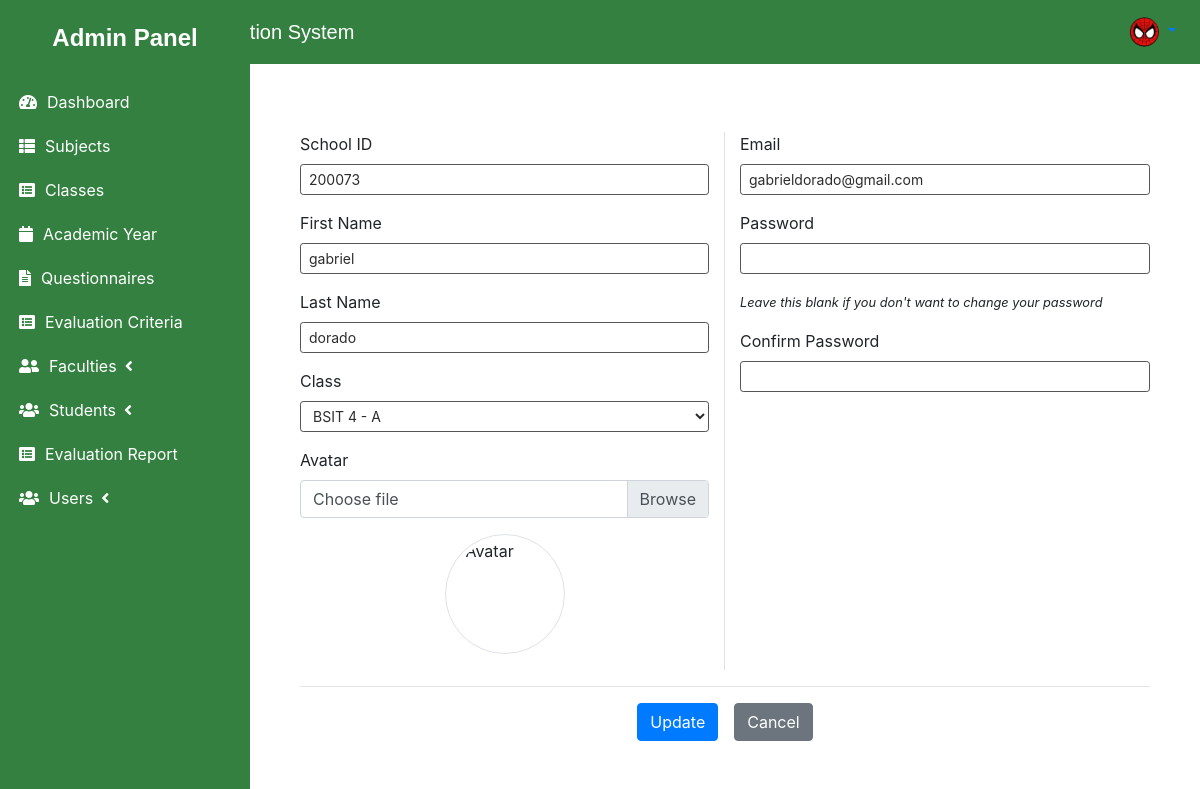
/students/1 (signed in), run on the app's committed database.
### tables this page shows
CREATE TABLE student_list (
    id INTEGER PRIMARY KEY AUTOINCREMENT,
    school_id TEXT NOT NULL,
    firstname TEXT NOT NULL,
    lastname TEXT NOT NULL UNIQUE,
    email TEXT NOT NULL,
    password TEXT NOT NULL,
    class_id int NOT NULL,
    avatar TEXT,
    datecreated DATETIME DEFAULT CURRENT_TIMESTAMP
);

### main.py (the view, shortened to what this page needs)
@app.route('/students/new', methods=['GET', 'POST'])
@app.route('/students/<int:id>', methods=['GET', 'POST'])
def new_student(id=None):
    conn = get_db_connection()
    student = None
    classes = conn.execute('SELECT id, curriculum || " " || level || " - " || section AS class FROM class_list').fetchall()
    if id:
        student = conn.execute('SELECT * FROM student_list WHERE id = ?', (id,)).fetchone()
    return render_template('admin/new_student.html', student=student, classes=classes, avatar_path=session.get('avatar_path'))

### main.py (called while the page is built)
def get_db_connection():
    conn = sqlite3.connect('database.db')
    conn.row_factory = sqlite3.Row
    return conn

### templates/admin/new_student.html (shortened to what this page needs)
{% extends "admin/layout.html" %}
{% block content %}
<div class="col-lg-12">
    <div class="card">
        <div class="card-body">
            <form  method="POST" id="new_student" enctype="multipart/form-data">
                <div class="row">
                    <div class="col-md-6 border-right">
                        <div class="form-group">
                            <label for="" class="control-label">School ID</label>
                            <input type="text"id= "school_id" name="school_id" class="form-control form-control-sm" required value="{{ student.school_id if student else '' }}">
                        </div>
                        <div class="form-group">
                            <label for="" class="control-label">First Name</label>
                            <input type="text"id= "firstname" name="firstname" class="form-control form-control-sm" required value="{{ student.firstname if student else '' }}">
                        </div>
                        <div class="form-group">
                            <label for="" class="control-label">Last Name</label>
                            <input type="text"id= "lastname" name="lastname" class="form-control form-control-sm" required value="{{ student.lastname if student else '' }}">
                        </div>
                        <div class="form-group">
                            <label for="" class="control-label">Class</label>
                            <select name="class_id" id="class_id" class="form-control form-control-sm select2">
                                {% for class in classes %}
                                <option value="{{ class.id }}" {{ 'selected' if student and student.class_id == class.id else '' }}>{{ class.class }}</option>
                                {% endfor %}
                            </select>
                        </div>
                        <div class="form-group">
                            <label for="" class="control-label">Avatar</label>
                            <div class="custom-file">
                                <label class="custom-file-label" for="customFile">Choose file</label>
                            </div>
                        </div>
                        <div class="form-group d-flex justify-content-center align-items-center">
                            <img src="{{ url_for('static', filename='uploads/' + student.avatar) if student and student.avatar else '' }}" alt="Avatar" id="cimg" class="img-fluid img-thumbnail">
                        </div>
                    </div>
                    <div class="col-md-6">
                        <div class="form-group">
                            <label class="control-label">Email</label>
                            <input type="email" class="form-control form-control-sm" name="email" id="email" required value="{{ student.email if student else '' }}">
                        </div>
                        <div class="form-group">
                            <label class="control-label">Password</label>
                            <input type="password" class="form-control form-control-sm" name="password" id="password" {{ 'required' if not student else '' }}>
                            <small><i>{{ 'Leave this blank if you don\'t want to change your password' if student else '' }}</i></small>
                        </div>
                        <div class="form-group">
                            <label class="label control-label">Confirm Password</label>
                            <input type="password" class="form-control form-control-sm" name="cpass" {{ 'required' if not student else '' }}>
                        </div>
                    </div>
                </div>
                <hr>
                <div class="col-lg-12 text-right justify-content-center d-flex">
                    <button type="submit" class="btn btn-secondary btn-secondary-blue mr-3">{{ 'Update' if student else 'Submit' }}</button>
                    <button type="button" class="btn btn-secondary" onclick="window.location.href = '/students';">Cancel</button>
                </div>
            </form>
        </div>
    </div>
</div>
{% endblock %}

### static/css/styles.css (style rules this page uses)
.card { background-color: #ffffff; border: none; border-radius: 10px; }
.form-control { background-color: #ffffff; border: 1px solid #555555; color: #2c2c2c; margin-bottom: 15px; }
img#cimg { height: 15vh; width: 15vh; object-fit: cover; border-radius: 100%; }
.btn-secondary-blue { color: #fff; background-color: #007bff; border-color: #007bff; }

### data on the page
student_list: school_id "200073", firstname "gabriel", lastname "dorado", email "gabrieldorado@gmail.com"

### other printed values
{{ 'Update' if student else 'Submit' }} "Update"
form field class_id "BSIT 4 - A"
